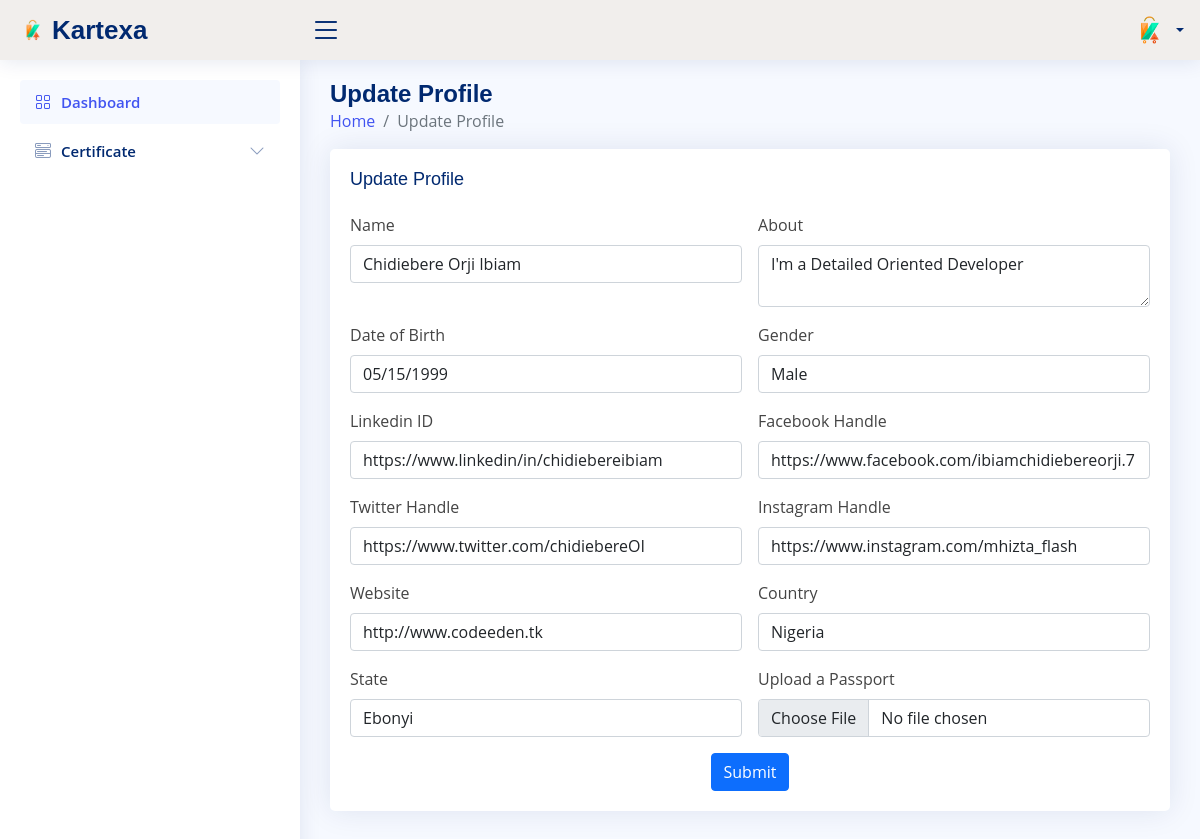
Page /accounts/1/edit_profile on the committed database.
### accounts/models.py (models this page shows, shortened)
class Profile(models.Model):
    GENDER_CHOICES = (
        ('Male', 'Male'),
        ('Female', 'Female'),
        ('Others Specify', 'Others Specify')
    )
    user = models.OneToOneField(User, null=True, on_delete=models.CASCADE)
    name = models.CharField(max_length=255, null = True)
    about = models.TextField(null=True)
    date_of_birth = models.DateField(null = True)
    gender = models.CharField(max_length=50, null = True, choices = GENDER_CHOICES)
    linkedin_id = models.CharField(max_length=255, null=True, blank = True)
    facebook_handle = models.CharField(max_length=255, null=True, blank = True)
    twitter_handle = models.CharField(max_length=255, null=True, blank = True)
    instagram_handle = models.CharField(max_length=255, null=True, blank = True)
    website = models.CharField(max_length=255, null=True, blank = True)
    country = models.CharField(max_length=255, null=True, blank = True)
    state = models.CharField(max_length=255, null=True, blank = True)
    profile_pic = models.ImageField(null=True, blank = True, upload_to = "profile/")

### accounts/views.py (the view)
# urls.py: path('<int:pk>/edit_profile', views.UpdateProfileView.as_view(), name='update_profile'),
class UpdateProfileView(generic.UpdateView, LoginRequiredMixin):
    model = Profile
    form_class = UpdateProfileForm
    template_name = 'registration/update_profile.html'
    success_url = reverse_lazy('dashboard')

### accounts/templates/registration/update_profile.html (shortened to what this page needs)
{% extends 'core/base.html' %}
{% load static %}
{% block content %}
<main id="main" class="main">
    <div class="pagetitle">
      <h1>Update Profile</h1>
      <nav>
        <ol class="breadcrumb">
          <li class="breadcrumb-item"><a href="{% url 'dashboard' %}">Home</a></li>
          <li class="breadcrumb-item active">Update Profile</li>
        </ol>
      </nav>
    </div>
    <section class="section">
      <div class="row">
        <div class="col-lg-12">
          <div class="card">
            <div class="card-body">
              <h5 class="card-title">Update Profile</h5>
              <form class="row g-3" method="post" enctype="multipart/form-data">
                <div class="col-md-6">
                  <label for="inputName5" class="form-label">Name</label>
                  {{form.name}}
                </div>
                <div class="col-md-6">
                    <label for="inputName5" class="form-label">About</label>
                    {{form.about}}
                  </div>
                <div class="col-md-6">
                    <label for="inputPassword5" class="form-label">Date of Birth</label>
                    {{form.date_of_birth}}
                </div>
                <div class="col-md-6">
                  <label for="inputEmail5" class="form-label">Gender</label>
                 {{form.gender}}
                </div>
                <div class="col-md-6">
                  <label for="inputPassword5" class="form-label">Linkedin ID</label>
                  {{form.linkedin_id}}
                </div>
                <div class="col-md-6">
                    <label for="inputPassword5" class="form-label">Facebook Handle</label>
                    {{form.facebook_handle}}
                </div>
                <div class="col-md-6">
                    <label for="inputPassword5" class="form-label">Twitter Handle</label>
                    {{form.twitter_handle}}
                </div>
                  <div class="col-md-6">
                    <label for="inputPassword5" class="form-label">Instagram Handle</label>
                    {{form.instagram_handle}}
                  </div>
                  <div class="col-md-6">
                    <label for="inputPassword5" class="form-label">Website</label>
                    {{form.website}}
                  </div>
                <div class="col-6">
                  <label for="inputAddress5" class="form-label">Country</label>
                    {{form.country}}
                </div>
                <div class="col-6">
                  <label for="inputAddress2" class="form-label">State</label>
                  {{form.state}}
                </div>
          <div class="col-6">
            <label for="inputAddress2" class="form-label">Upload a Passport</label>
            {{form.profile_pic}}
        </div>
            <div class="text-center">
              <button type="submit" class="btn btn-primary">Submit</button>
              </div>
          </form>
            </div>
          </div>
        </div>
      </div>
    </section>
  </main>
{% endblock content %}

### static/css/style.css (style rules this page uses)
:root { scroll-behavior: smooth; }
body { font-family: "Open Sans", sans-serif; background: #f6f9ff; color: #444444; }
a { color: #4154f1; text-decoration: none; }
h1, h2, h3, h4, h5, h6 { font-family: "Nunito", sans-serif; }
#main { margin-top: 60px; padding: 20px 30px; transition: all 0.3s; }
@media (min-width: 1200px) { #main, #footer { margin-left: 300px; } }
.pagetitle { margin-bottom: 10px; }
.pagetitle h1 { font-size: 24px; margin-bottom: 0; font-weight: 600; color: #012970; }
.card { margin-bottom: 30px; border: none; border-radius: 5px; box-shadow: 0px 0 30px rgba(1, 41, 112, 0.1); }
.card-title { padding: 20px 0 15px 0; font-size: 18px; font-weight: 500; color: #012970; font-family: "Poppins", sans-serif; }
.card-body { padding: 0 20px 20px 20px; }

### rows in the picture
Profile: name "Chidiebere Orji Ibiam", about "I'm a Detailed Oriented Developer", date_of_birth "05/15/1999", gender "Male", linkedin_id "https://www.linkedin/in/chidiebereibiam", facebook_handle "https://www.facebook.com/ibiamchidiebereorji.7", twitter_handle "https://www.twitter.com/chidiebereOI", instagram_handle "https://www.instagram.com/mhizta_flash", website "http://www.codeeden.tk", country "Nigeria", state "Ebonyi"
